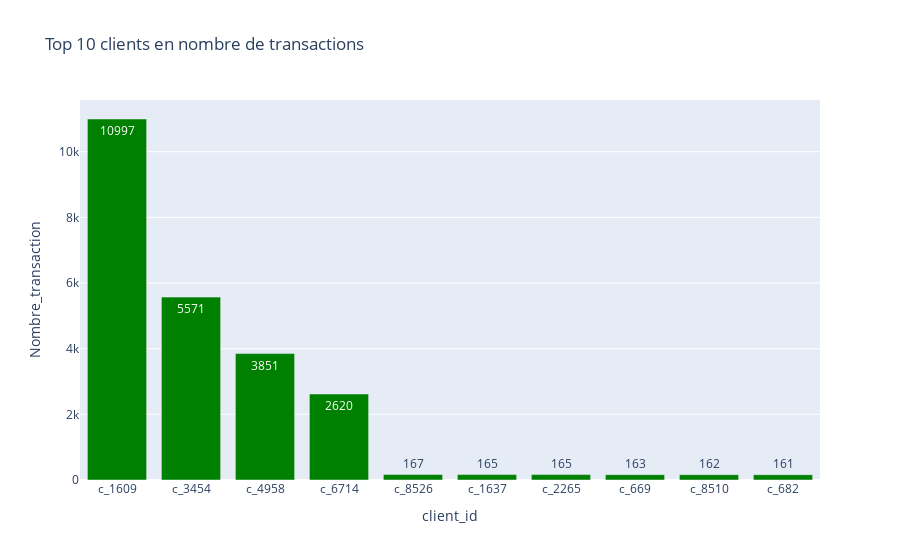

Write notebook code for a chart like this one.
### Code cell
#Bar chart Top 10 clients en nombre de transactions
df_session=df_ca.sort_values('Nombre_transaction',ascending= False).reset_index(drop=True)
df_session_10= df_session.head(10)
fig=px.bar(df_session_10, x='client_id',y='Nombre_transaction',text='Nombre_transaction',title='Top 10 clients en nombre de transactions',color_discrete_sequence= ['green'])
fig.show()

### Figure 1 — Plotly figure (JSON) as saved in the notebook; plotly's stock layout.template omitted (floating-point values rounded to 4 significant figures)
{"data": [{"alignmentgroup": "True", "hovertemplate": "client_id=%{x}<br>Nombre_transaction=%{text}<extra></extra>", "legendgroup": "", "marker": {"color": "green", "pattern": {"shape": ""}}, "name": "", "offsetgroup": "", "orientation": "v", "showlegend": false, "text": [10997, 5571, 3851, 2620, 167, 165, 165, 163, 162, 161], "textposition": "auto", "type": "bar", "x": ["c_1609", "c_3454", "c_4958", "c_6714", "c_8526", "c_1637", "c_2265", "c_669", "c_8510", "c_682"], "xaxis": "x", "y": [10997, 5571, 3851, 2620, 167, 165, 165, 163, 162, 161], "yaxis": "y"}], "layout": {"barmode": "relative", "legend": {"tracegroupgap": 0}, "title": {"text": "Top 10 clients en nombre de transactions"}, "xaxis": {"anchor": "y", "domain": [0, 1], "title": {"text": "client_id"}}, "yaxis": {"anchor": "x", "domain": [0, 1], "title": {"text": "Nombre_transaction"}}}}
